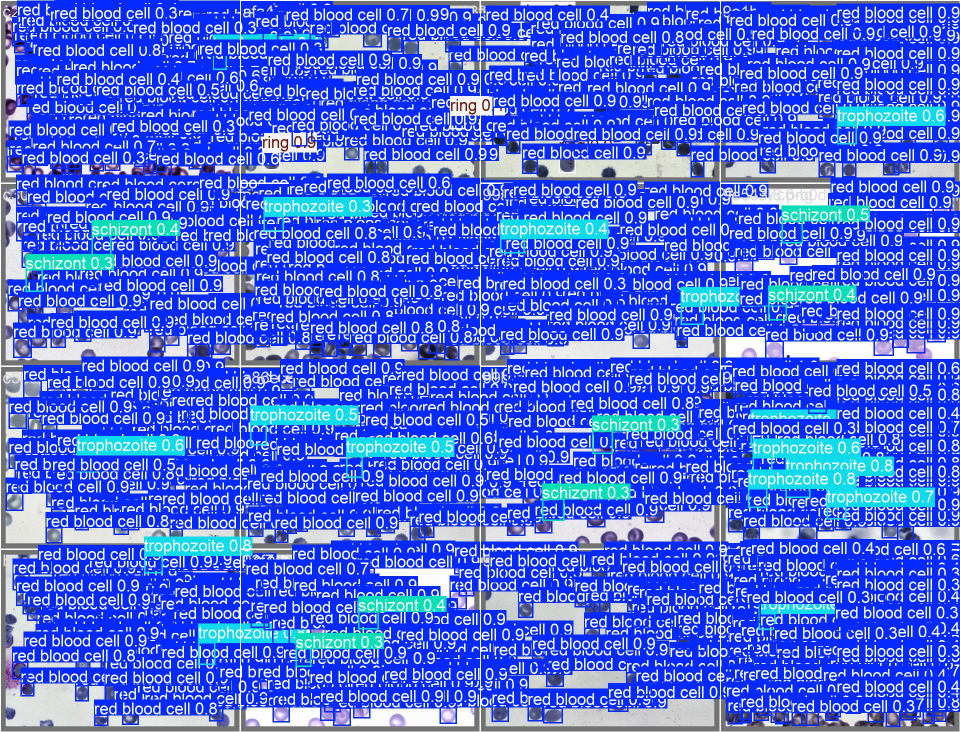
#> input picture val_batch1_pred.jpg, 1920 x 1464 px (shown at 1/2 size)
$ python -i preprocessing_augmentation.py   (imports and definitions only)   (Python 2 division)
#> lines starting #> are read from the running program, lines starting #| are printed output that depends on the picture
import os
import cv2
import random
import shutil
import numpy as np
import yaml
from tqdm import tqdm
from ultralytics import YOLO
from PIL import Image, ImageEnhance
from collections import Counter
from sklearn.model_selection import train_test_split
import pandas as pd
import matplotlib.pyplot as plt

# ----------------------------
# CONFIGURATION
# ----------------------------
MODEL_PATH = r"C:\Users\n2007\Desktop\malaria_detection\runs\yolo_cells\exp_cells\weights\best.pt"
DATA_YAML = r"C:\Users\n2007\Desktop\malaria_detection\dataset_yolo\data.yaml"
SAVE_ROOT = r"C:\Users\n2007\Desktop\malaria_detection\final_swin_dataset"

IMG_SIZE = 224
AUGMENT_PROB = 0.3
TARGET_COUNT = 25000  # per class for balancing
SPLIT_RATIOS = [0.7, 0.15, 0.15]  # train, val, test
MASK_BACKGROUND = "black"  # or "white"

# ----------------------------
# UTILITIES
# ----------------------------
def ensure_dir(path):
    os.makedirs(path, exist_ok=True)

# [113 lines left out: functions random_augment, preprocess_image, plot_class_distribution, crop_cells_yolo, not called in this run]

# ----------------------------
# STEP 2: PREPROCESS + AUGMENT
# ----------------------------
def preprocess_and_augment(data):
    processed = []
    for item in tqdm(data, desc="Preprocessing + Augmentation"):
        img = Image.open(item["path"]).convert("RGB")
        img = preprocess_image(img)
        img.save(item["path"])
        processed.append(item)

        if random.random() < AUGMENT_PROB:
            aug_img = random_augment(img)
            aug_path = item["path"].replace(".jpg", "_aug.jpg")
            aug_img.save(aug_path)
            processed.append({
                "path": aug_path,
                "label": item["label"],
                "bbox": item["bbox"]
            })
    return processed

# ----------------------------
# STEP 3: BALANCING
# ----------------------------
# [61 lines left out: functions balance_classes, split_and_save, not called in this run]

# ----------------------------
# MAIN PIPELINE
# ----------------------------
# [9 lines not run here, left out]

>>> import cv2
>>> picture = cv2.imread('val_batch1_pred.jpg', cv2.IMREAD_GRAYSCALE)
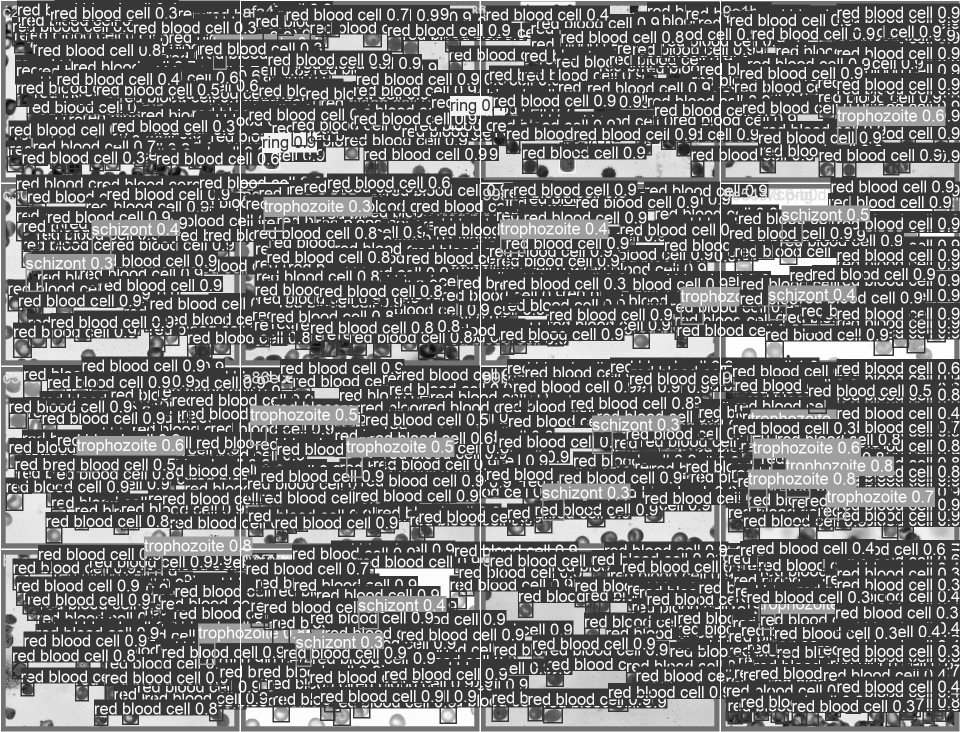
#> picture: shape (1464, 1920) (shown at 1/2 size); min 0, max 255, mean 115.2
#> (the run stopped early here; a loop or call above may not have finished)
